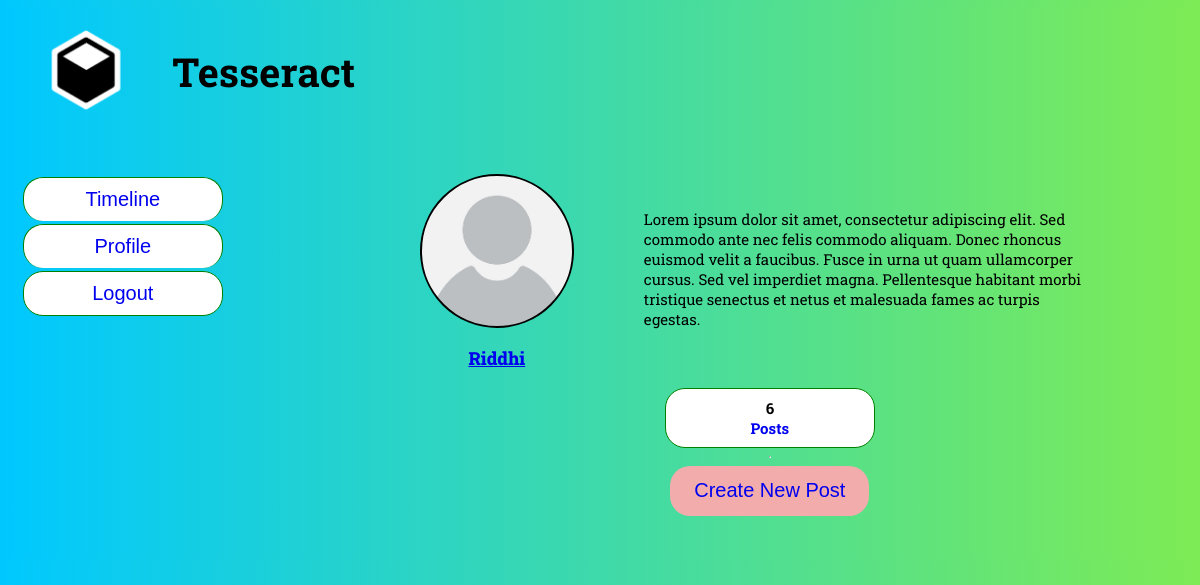
The app's page /profile/1 with its own data.
### tables this page shows
CREATE TABLE users (
    user_id INTEGER PRIMARY KEY AUTOINCREMENT,
    username TEXT NOT NULL,
    pass_word TEXT NOT NULL,
    bio TEXT NOT NULL DEFAULT "Lorem ipsum dolor sit amet, consectetur adipiscing elit. Sed commodo ante nec felis commodo aliquam. Donec rhoncus euismod velit a faucibus. Fusce in urna ut quam ullamcorper cursus. Sed vel imperdiet magna. Pellentesque habitant morbi tristique senectus et netus et malesuada fames ac turpis egestas.",
    pic LONGBLOB NOT NULL DEFAULT "static/unk.jpg"
);

### app.py (the view)
@app.route("/profile/<int:user_id>", methods=['GET', 'POST'])
def profile(user_id):
    user = get_user(user_id)
    conn = get_db_connection()
    post_count = conn.execute('SELECT COUNT(*) FROM posts WHERE user_id = ?', (user_id,)).fetchone()[0]
    conn.close()
    return render_template('profile.html', user=user, post_count=post_count)

### app.py (called while the page is built)
def get_db_connection():
    conn = sqlite3.connect('database.db')
    conn.row_factory = sqlite3.Row
    return conn

def get_user(user_id):
    conn = get_db_connection()
    post = conn.execute('SELECT * FROM users WHERE user_id = ?',
                        (user_id,)).fetchone()
    conn.close()
    if post is None:
        abort(404)
    return post

### templates/profile.html (shortened to what this page needs)
<!DOCTYPE html>
<html>
<head>
    <link rel="stylesheet" type="text/css" href="{{ url_for('static', filename='profile.css') }}">
</head>
<body>
    <div class="container">
        <div class="top">
            <div class="logo">
                <img src="{{ url_for('static', filename='logo.png') }} " alt="logo">
            </div>
            <div class="titl">
                <h1>Tesseract</h1>
            </div>
        </div>
        <div class="bottom">
            <div class="btn-group">
                <button><a style="text-decoration: none" href="{{ url_for('timeline', user_id = user['user_id']) }}"><span>Timeline</span></a></button>
                <button><a style="text-decoration: none" href="{{ url_for('profile', user_id = user['user_id']) }}"><span>Profile</span></a></button>
                <button><a style="text-decoration: none" href="{{ url_for('login') }}"><span>Logout</span></a></button>
            </div>
            <div class="prof">
                <div class="profTop">
                    <div class="imgName">
                        <div class="circular-image" style="background-image: url('{{ url_for('static', filename='unk.jpg') }}');">
                            </div>
                        <a href="{{ url_for('edit_profile', user_id=user[0]) }}">
                        <div class="name">
                            <p>{{ user[1] }}</p>
                        </div>
                        </a>
                    </div>
                    <div class="bio">
                        <p>{{ user[3] }}</p>
                    </div>
                </div>
                <div class="profBottom">
                    <button>
                        <h4>{{ post_count }}</h4>
                        <a style="text-decoration: none" href="{{ url_for('profileposts', user_id = user['user_id']) }}"><h4>Posts</h4></a>
                    </button>
                </div>
                <hr>
                <div class="butto">
                    <button><a style="text-decoration: none" href="{{ url_for('create', user_id = user['user_id']) }}"><span>Create New Post</span></a></button>
                </div>
            </div>
        </div>
    </div>
</body>
</html>

### static/profile.css (style rules this page uses)
body, html { background: linear-gradient(to right, rgb(0, 200, 255) , rgb(125, 235, 85)); }
.container { display: flex; flex-direction: column; background: linear-gradient(to right, rgb(0, 200, 255) , rgb(125, 235, 85)); padding: 1%; }
.top { display: flex; justify-content: flex-start; align-items: center; flex-direction: row; height: 20%; background-color: transparent; margin-bottom: 50px; }
.logo { margin-right: 0; }
.logo img { height: 100px; margin-right: 20px; }
.titl { margin: 0; }
h1 { color: black; font-size: 40px; font-family: 'Roboto Slab', serif; margin: 0; }
.bottom { display: flex; width: 100%; flex-direction: row; }
.prof { display: flex; align-items: center; justify-content: center; flex-direction: column; margin-left: 200px; margin-bottom: 30px; width: 700px; }
.profTop { display: flex; align-items: flex-start; justify-content: flex-start; flex-direction: row; }
.profBottom { display: flex; justify-content: center; align-items: center; width: 30%; gap: 10px; }
.butto button { background-color: rgb(242, 172, 172); border: none; color: black; padding: 10px 24px; cursor: pointer; font-size: 20px; border-radius: 20px; width: 100%; height: 50px; display: block;; margin: 2px solid red; transition: background-color 0.3s ease-in-out, color 0.3s ease-in-out; }
.profBottom button { flex: 1; height: 50px; border: none; background-color: white; display: flex; flex-direction: column; justify-content: center; align-items: center; height: 60px; font-size: 15px; width: 150px; border-radius: 20px; border: 1px solid green; transition: background-color 0.1s ease-in-out, color 0.3s ease-in-out; }
h4 { font-family: 'roboto slab', serif; padding: 0; margin: 0; }
.imgName { display: flex; align-items: center; justify-content: center; flex-direction: column; margin-right: 50px; }
.circular-image { height: 150px; width: 150px; border-radius: 50%; border: 2px solid black; overflow: hidden; background-size: cover; background-position: center; }
.bio { padding: 20px; font-size: 15px; font-family: 'roboto slab', serif; }
.name { font-size: 18px; font-family: 'roboto slab', serif; font-weight: 800; }
.btn-group { width: 200px; }
.btn-group button { background-color: #ffffff; border: 1px solid green; color: black; padding: 10px 24px; margin: 3px; cursor: pointer; font-size: 20px; border-radius: 20px; width: 100%; display: block; }
.btn-group button:not(:last-child) { border-bottom: none; }

### records on screen
users: username "Riddhi", bio "Lorem ipsum dolor sit amet, consectetur adipiscing elit. Sed commodo ante nec felis commodo aliquam. Donec rhoncus euismod velit a faucibus. Fusce in urna ut quam ullamcorper cursus. Sed vel imperdiet magna. Pellentesque habitant morbi tristique senectus et netus et malesuada fames ac turpis egestas."

### other values on screen
{{ post_count }} "6"
